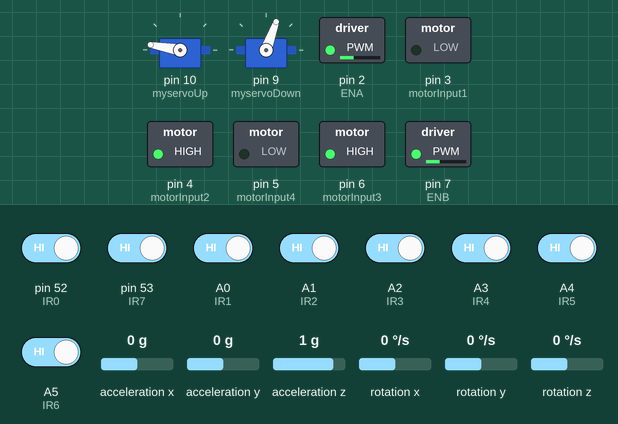
This sketch was run on a simulated Arduino Mega 2560, built with avr-gcc and run on an emulated ATmega2560. Shown: 2 × servo, switched loads named in the sketch (green lamp = pin HIGH). The inputs (shaded band) are chosen by the test bench; at power-on: A0 (IR1), A1 (IR2), A2 (IR3), A3 (IR4), A4 (IR5), A5 (IR6), pin 52 (IR0), pin 53 (IR7) HIGH, acceleration x 0 g, acceleration y 0 g, acceleration z 1 g, rotation x 0 °/s, rotation y 0 °/s, rotation z 0 °/s.

Above: at 1.8 s.
1.9 s: acceleration x set to -0.4 g
At 2.2 s:
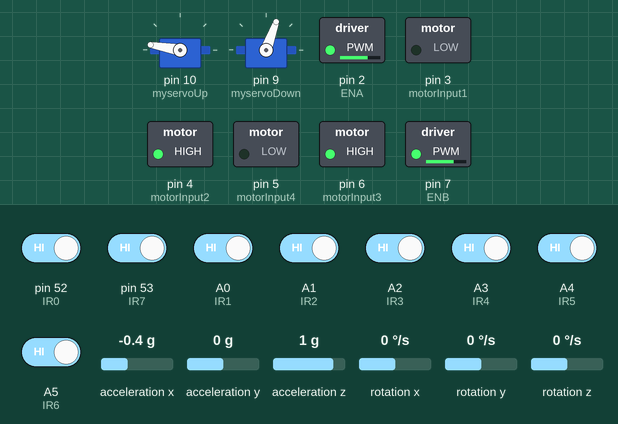
3.4 s: A0 (IR1) driven LOW
At 4.9 s:
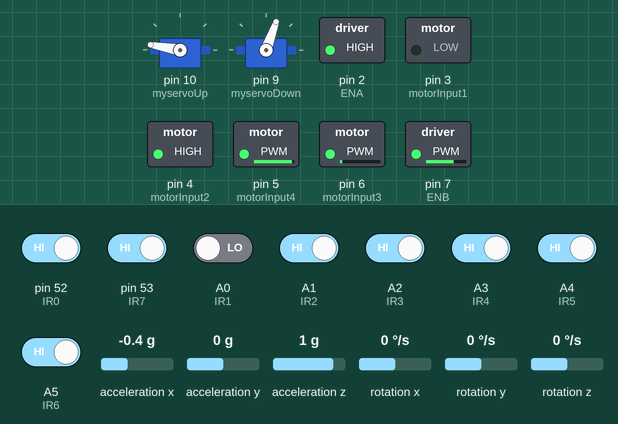
5.2 s: A3 (IR4) driven LOW
At 6.4 s:
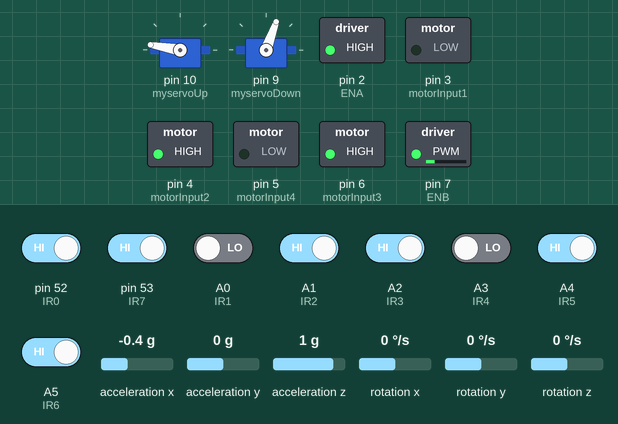
6.7 s: A1 (IR2) driven LOW
At 7.3 s:
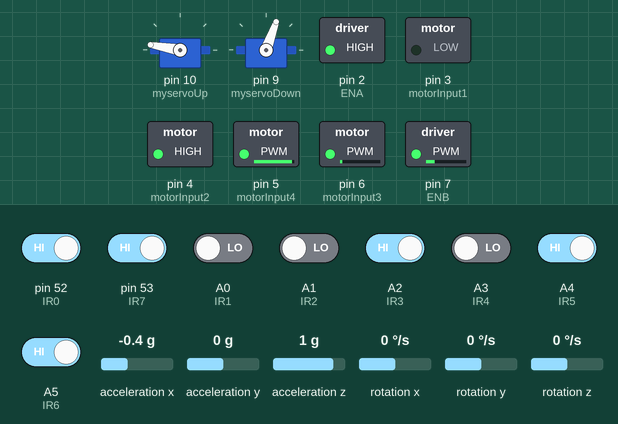
8.5 s: A5 (IR6) driven LOW
At 8.9 s:
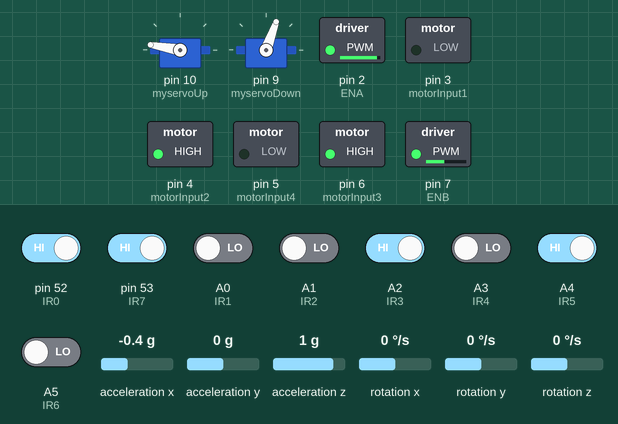
10.0 s: A4 (IR5) driven LOW
At 10.9 s:
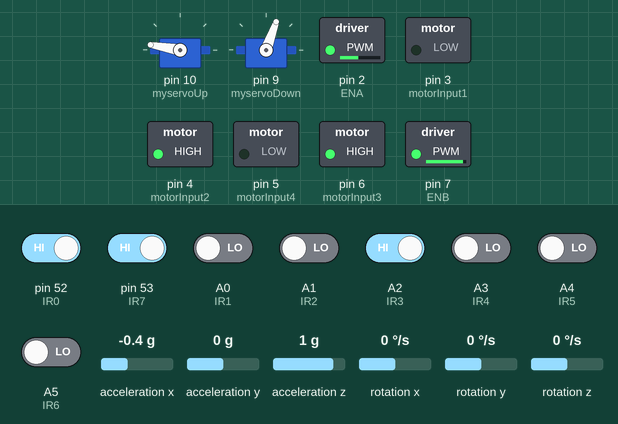
Timing chart, 0 to 12.5 s (numbered marks = the images above; inputs shaded):
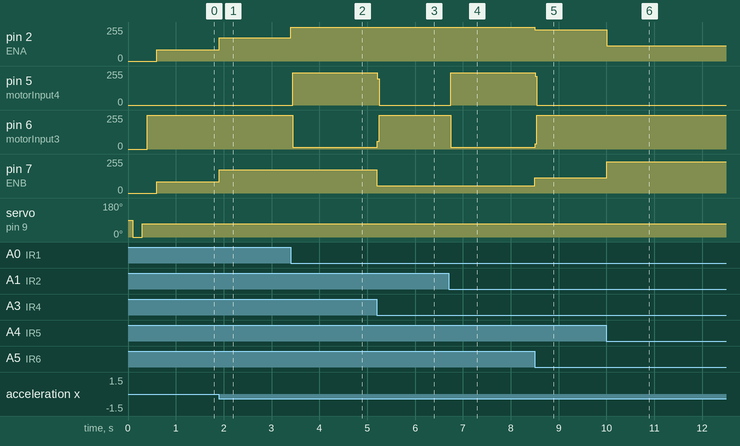

Measured:
- the behaviour switches between -0.2 and -0.3 g on acceleration x (found by bisection; images 0 and 1)
- after the input at 1.9 s, pin 2 (ENA), pin 7 (ENB): 85/255 → 175/255 at once
- after the input at 3.4 s, pin 2 (ENA): 175/255 → 255/255 at once; pin 5 (motorInput4): 0/255 → 241/255 after 0.05 s; pin 6 (motorInput3): 255/255 → 14/255 after 0.05 s
- after the input at 5.2 s, pin 5 (motorInput4): 241/255 → 0/255 at once; pin 6 (motorInput3): 14/255 → 255/255 at once; pin 7 (ENB): 175/255 → 55/255 at once
- after the input at 6.7 s, pin 5 (motorInput4): 0/255 → 241/255 after 0.05 s; pin 6 (motorInput3): 255/255 → 14/255 after 0.05 s
- after the input at 8.5 s, pin 2 (ENA): 255/255 → 235/255 at once; pin 5 (motorInput4): 241/255 → 0/255 at once; pin 6 (motorInput3): 14/255 → 255/255 at once; pin 7 (ENB): 55/255 → 115/255 at once
- after the input at 10.0 s, pin 2 (ENA): 235/255 → 115/255 at once; pin 7 (ENB): 115/255 → 235/255 at once

The sketch:

Ramp.ino
```cpp
#include <MPU6050.h>
#include <math.h>
#include <Wire.h>
#include <Servo.h>

#define IR0 52
#define IR1 A0//11
#define IR2 A1//12
#define IR3 A2//13
#define IR4 A3//2
#define IR5 A4//3
#define IR6 A5//4
#define IR7 53

#define ENA 2//5  //RIGHT
#define motorInput1 3//7
#define motorInput2 4//8
#define motorInput3 6//9
#define motorInput4 5//10
#define ENB 7//6

#define MAX_SPEED 255

int IR_val[] = {0, 0, 0, 0, 0, 0, 0, 0};
int IR_weights[8] = {0, -15, -10, -5, 5, 10, 15, 0};

int RMotor = 0;
int LMotor = 0;
int speedAdjust = 0;
int baseSpeed = 85; //final = 75

float P, I, D;
float error = 0;
float previousError = 0;
float Kp = 12;//11 ok 12th ok 10 not ok
float Kd = 0.1;//10, 1 final = 6 //7,8,9 THIBBE
float Ki = 0; //final = 0

MPU6050 mpu;
const float gravity = 9.81; // acceleration due to gravity in m/s^2
const float wheel_radius = 32.5/1000; // radius of the wheel in meters
const float robot_mass = 1.0; // mass of the robot in kilograms
const float max_speed = 5.24;//max speed of robot in ms^-1 //0.3

float accelX;
float accelY;
float accelZ;
int16_t ax, ay, az;
double totalAccel;
double tiltAngleRad;
double tiltAngleDeg;
int minSpeed =10;

Servo myservoUp;
Servo myservoDown;

void setup() {
  // put your setup code here, to run once:
  Wire.begin();
  mpu.initialize();

  myservoUp.attach(10);  // attaches the servo on pin 9 to the servo object
  myservoDown.attach(9);
  myservoUp.write(0);
  delay(100);
  myservoDown.write(0);
  delay(100);
  myservoUp.write(170);
  delay(100);
  myservoDown.write(70);
  delay(100);

  // Serial.begin(9600);
  pinMode(IR0, INPUT);
  pinMode(IR1, INPUT);
  pinMode(IR2, INPUT);
  pinMode(IR3, INPUT);
  pinMode(IR4, INPUT);
  pinMode(IR5, INPUT);
  pinMode(IR6, INPUT);
  pinMode(IR7, INPUT);

  pinMode(ENA, OUTPUT);
  pinMode(motorInput1, OUTPUT);
  pinMode(motorInput2, OUTPUT);

  pinMode(ENB, OUTPUT);
  pinMode(motorInput3, OUTPUT);
  pinMode(motorInput4, OUTPUT);

  // analogWrite(ENA, 0);
  // analogWrite(ENB, 255);
  set_forward();
  delay(200);

}

void loop() {
  // put your main code here, to run repeatedly:
  mpu.getAcceleration(&ax, &ay, &az);
  accelX = ax / 16384.0*9.81;
  accelY = ay / 16384.0*9.81;
  accelZ = az / 16384.0*9.81;

  totalAccel = sqrt(pow(accelX,2)+pow(accelY,2) + pow(accelZ,2));

  tiltAngleRad = acos(accelZ / totalAccel);

// Convert tilt angle to degrees
  tiltAngleDeg = tiltAngleRad * (180.0 / PI);

  if (tiltAngleDeg>15){
    baseSpeed = 175;
    minSpeed = 150;

  }
  else if (tiltAngleDeg<0){
    baseSpeed = 60;
    minSpeed = 10;
  }
  else {
    baseSpeed = 85;
    minSpeed = 10;
  }
  lineFollow();
}

void lineFollow(){
  read_IR();
  if (IR_val[0]==0 && IR_val[1]==0 && IR_val[2]==0 && IR_val[3]==0 && IR_val[4]==0 && IR_val[5]==0 && IR_val[6]==0 && IR_val[7]==0){
    //analogWrite(ENB, 50);
    //delay(100);
    stop();
    // while (1){

    // }
  }

  // analogWrite(ENA, 200);
  // analogWrite(ENB, 200);

  set_forward();
  PID_control();
  set_speed();
}

void PID_control() {
  error = 0;

  for (int i = 0; i < 6; i++)
  {
    error += IR_weights[i+1]*IR_val[i+1];
  }
  P = error;
  I = I + error;
  D = error - previousError;

  previousError = error;

  speedAdjust = (Kp*P + Ki*I + Kd*D);;

  RMotor = baseSpeed + speedAdjust;
  LMotor = baseSpeed - speedAdjust;

  if (IR_val[1]==1 && IR_val[6]==1){
    if (RMotor<minSpeed){
      RMotor = minSpeed;
  }
    if (LMotor<minSpeed){
        LMotor = minSpeed;
    }
  }
  else {
  if (RMotor<0){
    analogWrite(ENA, 50);
    analogWrite(ENB, LMotor);

    digitalWrite(motorInput1, HIGH);
    digitalWrite(motorInput2, LOW);
    digitalWrite(motorInput3, HIGH);
    digitalWrite(motorInput4, LOW);
  }
  if (LMotor<0){
    analogWrite(ENA, RMotor);
    analogWrite(ENB, 50);

    digitalWrite(motorInput1, LOW);
    digitalWrite(motorInput2, HIGH);
    digitalWrite(motorInput3, LOW);
    digitalWrite(motorInput4, HIGH);
  }
  }
  if (LMotor>MAX_SPEED){
    LMotor = MAX_SPEED;
  }
  if (RMotor>MAX_SPEED){
    RMotor = MAX_SPEED;
  }
  Serial.print(LMotor);
  Serial.print(" ");
  Serial.println(RMotor);

}

void read_IR(){
  IR_val[0] = digitalRead(IR0);
  IR_val[1] = digitalRead(IR1);
  IR_val[2] = digitalRead(IR2);
  IR_val[3] = digitalRead(IR3);
  IR_val[4] = digitalRead(IR4);
  IR_val[5] = digitalRead(IR5);
  IR_val[6] = digitalRead(IR6);
  IR_val[7] = digitalRead(IR7);

  Serial.print(IR_val[1]);
  Serial.print(IR_val[2]);
  Serial.print(IR_val[3]);
  Serial.print(IR_val[4]);
  Serial.print(IR_val[5]);
  Serial.println(IR_val[6]);
}

void set_speed(){
  analogWrite(ENA, RMotor);
  analogWrite(ENB, LMotor);
}

void set_forward(){
  digitalWrite(motorInput1, LOW);
  digitalWrite(motorInput2, HIGH);
  digitalWrite(motorInput3, HIGH);
  digitalWrite(motorInput4, LOW);
}

void stop(){
  digitalWrite(motorInput1, LOW);
  digitalWrite(motorInput2, LOW);
  digitalWrite(motorInput3, LOW);
  digitalWrite(motorInput4, LOW);
}
```
